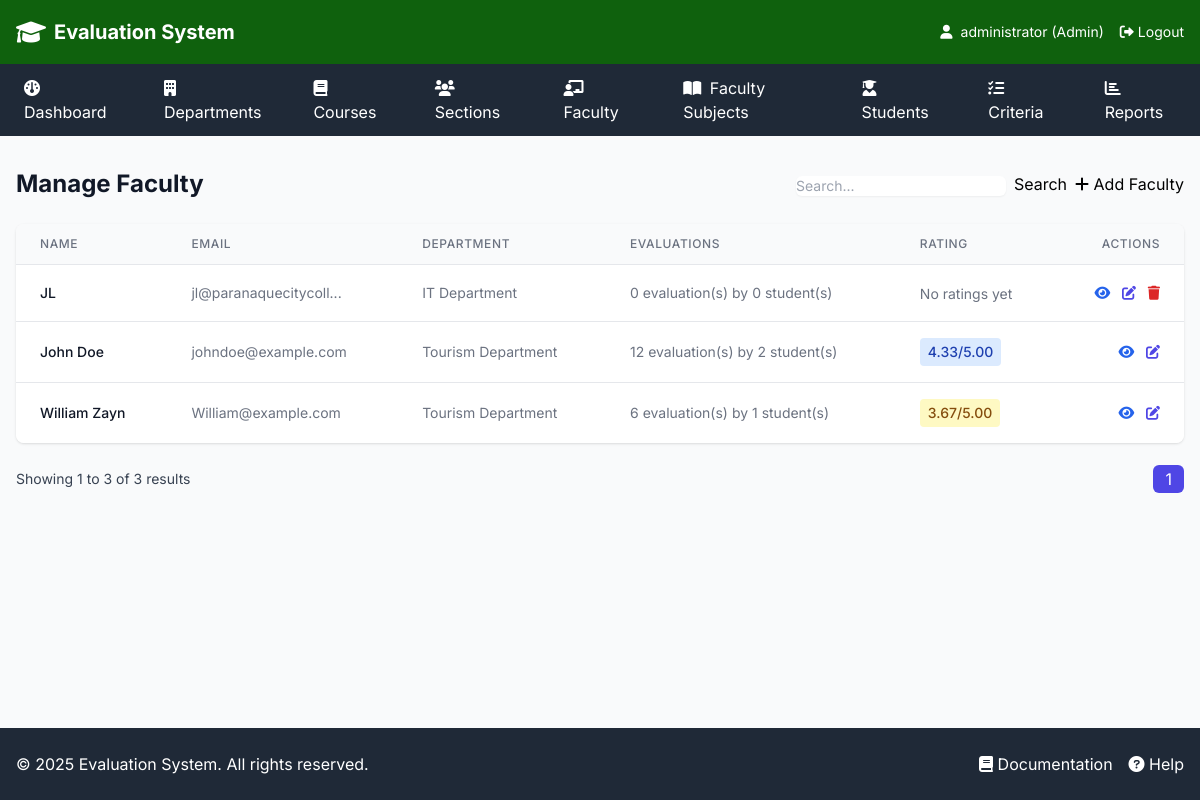
Screenshot of /admin/faculty.php (signed in) with the database file from the repository.
### tables this page shows
CREATE TABLE `faculty` (
  `faculty_id` int(11) NOT NULL,
  `name` varchar(100) NOT NULL,
  `department_id` int(11) NOT NULL,
  `email` varchar(100) NOT NULL
);

CREATE TABLE `department` (
  `department_id` int(11) NOT NULL,
  `department_name` varchar(100) NOT NULL
);

### includes/functions.php (called while the page is built, shortened)
<?php
function get_rating_class($rating) {
    if ($rating >= 4.0) return 'bg-blue-100 text-blue-800';
    if ($rating >= 3.0) return 'bg-yellow-100 text-yellow-800';
    return 'bg-red-100 text-red-800';
}
?>

### admin/faculty.php (the view, shortened to what this page needs)
<?php
require_once '../includes/header.php';
require_once '../includes/functions.php';
$search = isset($_GET['search']) ? trim($_GET['search']) : '';
$page = isset($_GET['page']) ? (int)$_GET['page'] : 1;
$limit = 10;
$offset = ($page - 1) * $limit;
$faculty_query = "
    SELECT f.*, d.department_name,
           COUNT(DISTINCT e.student_id) as total_evaluators,
           COUNT(e.evaluation_id) as total_evaluations,
           AVG(e.rating) as average_rating
    FROM faculty f
    JOIN department d ON f.department_id = d.department_id
    LEFT JOIN evaluation e ON f.faculty_id = e.faculty_id
    WHERE f.name LIKE ? OR f.email LIKE ?
    GROUP BY f.faculty_id
    ORDER BY f.name
    LIMIT ? OFFSET ?
";
$stmt = $conn->prepare($faculty_query);
$search_param = "%$search%";
$stmt->bind_param("ssii", $search_param, $search_param, $limit, $offset);
$stmt->execute();
$faculty = $stmt->get_result();
$total_faculty_query = "
    SELECT COUNT(*) as total
    FROM faculty f
    WHERE f.name LIKE ? OR f.email LIKE ?
";
$stmt = $conn->prepare($total_faculty_query);
$stmt->bind_param("ss", $search_param, $search_param);
$stmt->execute();
$total_faculty_result = $stmt->get_result()->fetch_assoc();
$total_faculty = $total_faculty_result['total'];
$total_pages = ceil($total_faculty / $limit);
?>
<div class="space-y-6">
    <div class="flex justify-between items-center">
        <h1 class="text-2xl font-bold text-gray-900">Manage Faculty</h1>
        <div class="flex space-x-2">
            <form method="GET" class="flex space-x-2">
                <input type="text" id="search" name="search" placeholder="Search..." value="<?php echo htmlspecialchars($search); ?>"
                    class="mt-1 block w-full rounded-md border-gray-300 shadow-sm focus:border-indigo-500 focus:ring-indigo-500 sm:text-sm">
                <button type="submit" class="btn-primary">
                    Search
                </button>
            </form>
            <button onclick="openAddModal()" class="btn-primary">
                <i class="fas fa-plus"></i> Add Faculty
            </button>
        </div>
    </div>
    <div class="bg-white rounded-lg shadow overflow-hidden">
        <table class="min-w-full divide-y divide-gray-200 w-full">
            <thead class="bg-gray-50">
                <tr>
                    <th class="px-6 py-3 text-left text-xs font-medium text-gray-500 uppercase tracking-wider">
                        Name
                    </th>
                    <th class="px-6 py-3 text-left text-xs font-medium text-gray-500 uppercase tracking-wider">
                        Email
                    </th>
                    <th class="px-6 py-3 text-left text-xs font-medium text-gray-500 uppercase tracking-wider">
                        Department
                    </th>
                    <th class="px-6 py-3 text-left text-xs font-medium text-gray-500 uppercase tracking-wider">
                        Evaluations
                    </th>
                    <th class="px-6 py-3 text-left text-xs font-medium text-gray-500 uppercase tracking-wider">
                        Rating
                    </th>
                    <th class="px-6 py-3 text-right text-xs font-medium text-gray-500 uppercase tracking-wider">
                        Actions
                    </th>
                </tr>
            </thead>
            <tbody class="bg-white divide-y divide-gray-200">
                <?php if ($faculty->num_rows > 0): ?>
                    <?php while ($f = $faculty->fetch_assoc()): ?>
                        <tr>
                            <td class="px-6 py-4 whitespace-nowrap">
                                <div class="text-sm font-medium text-gray-900">
                                    <?php echo htmlspecialchars($f['name']); ?>
                                </div>
                            </td>
                            <td class="px-6 py-4 whitespace-nowrap">
                                <div class="text-sm text-gray-500" title="<?php echo htmlspecialchars($f['email']); ?>">
                                    <?php echo strlen($f['email']) > 20 ? substr(htmlspecialchars($f['email']), 0, 20) . '...' : htmlspecialchars($f['email']); ?>
                                </div>
                            </td>
                            <td class="px-6 py-4 whitespace-nowrap">
                                <div class="text-sm text-gray-500" title="<?php echo htmlspecialchars($f['department_name']); ?>">
                                    <?php echo strlen($f['department_name']) > 20 ? substr(htmlspecialchars($f['department_name']), 0, 20) . '...' : htmlspecialchars($f['department_name']); ?>
                                </div>
                            </td>
                            <td class="px-6 py-4 whitespace-nowrap">
                                <div class="text-sm text-gray-500">
                                    <?php
                                    echo $f['total_evaluations'] . ' evaluation(s) by ' .
                                        $f['total_evaluators'] . ' student(s)';
                                    ?>
                                </div>
                            </td>
                            <td class="px-6 py-4 whitespace-nowrap">
                                <?php if ($f['average_rating']): ?>
                                    <div class="text-sm font-medium <?php echo get_rating_class($f['average_rating']); ?> inline-block px-2 py-1 rounded">
                                        <?php echo number_format($f['average_rating'], 2); ?>/5.00
                                    </div>
                                <?php else: ?>
                                    <span class="text-sm text-gray-500">No ratings yet</span>
                                <?php endif; ?>
                            </td>
                            <td class="px-6 py-4 whitespace-nowrap text-right text-sm font-medium space-x-2">
                                <button onclick="openViewModal(<?php echo $f['faculty_id']; ?>)" class="text-blue-600 hover:text-blue-900">
                                    <i class="fas fa-eye"></i>
                                </button>
                                <button onclick="openEditModal(<?php
                                                                echo htmlspecialchars(json_encode([
                                                                    'id' => $f['faculty_id'],
                                                                    'name' => $f['name'],
                                                                    'email' => $f['email'],
                                                                    'department_id' => $f['department_id']
                                                                ]));
                                                                ?>)" class="text-indigo-600 hover:text-indigo-900">
                                    <i class="fas fa-edit"></i>
                                </button>
                                <?php if ($f['total_evaluations'] == 0): ?>
                                    <button onclick="confirmDelete(<?php echo $f['faculty_id']; ?>)"
                                        class="text-red-600 hover:text-red-900">
                                        <i class="fas fa-trash"></i>
                                    </button>
                                <?php endif; ?>
                            </td>
                        </tr>
                    <?php endwhile; ?>
                <?php endif; ?>
            </tbody>
        </table>
    </div>
    <div class="flex justify-between items-center mt-4">
        <div class="text-sm text-gray-700">
            Showing <?php echo $offset + 1; ?> to <?php echo min($offset + $limit, $total_faculty); ?> of <?php echo $total_faculty; ?> results
        </div>
        <div class="space-x-2">
            <?php for ($i = 1; $i <= $total_pages; $i++): ?>
                <a href="?search=<?php echo urlencode($search); ?>&page=<?php echo $i; ?>"
                    class="px-3 py-1 rounded-md <?php echo $i === $page ? 'bg-indigo-600 text-white' : 'bg-gray-200 text-gray-700'; ?>">
                    <?php echo $i; ?>
                </a>
            <?php endfor; ?>
        </div>
    </div>
</div>
<?php require_once '../includes/footer.php'; ?>

### includes/header.php (style rules this page uses)
body { font-family: 'Inter', sans-serif; }

### admin/faculty.php (style rules this page uses)
.btn-primary { @apply inline-flex justify-center py-2 px-4 border border-transparent shadow-sm text-sm font-medium rounded-md text-white bg-indigo-600 hover:bg-indigo-700 focus:outline-none focus:ring-2 focus:ring-offset-2 focus:ring-indigo-500; }

### rows the page displays
faculty: name "JL", email "jl@paranaquecitycoll", department.department_name "IT Department", total_evaluations "0", total_evaluators "0", shows "No ratings yet"
faculty: name "John Doe", email "johndoe@example.com", department.department_name "Tourism Department", total_evaluations "12", total_evaluators "2", average_rating "4.33"
faculty: name "William Zayn", email "William@example.com", department.department_name "Tourism Department", total_evaluations "6", total_evaluators "1", average_rating "3.67"

### other values shown
$_SESSION['username'] "administrator"
$_SESSION['user_type'] "Admin"
$offset + 1 "1"
min($offset + $limit, $total_faculty) "3"
$total_faculty "3"
